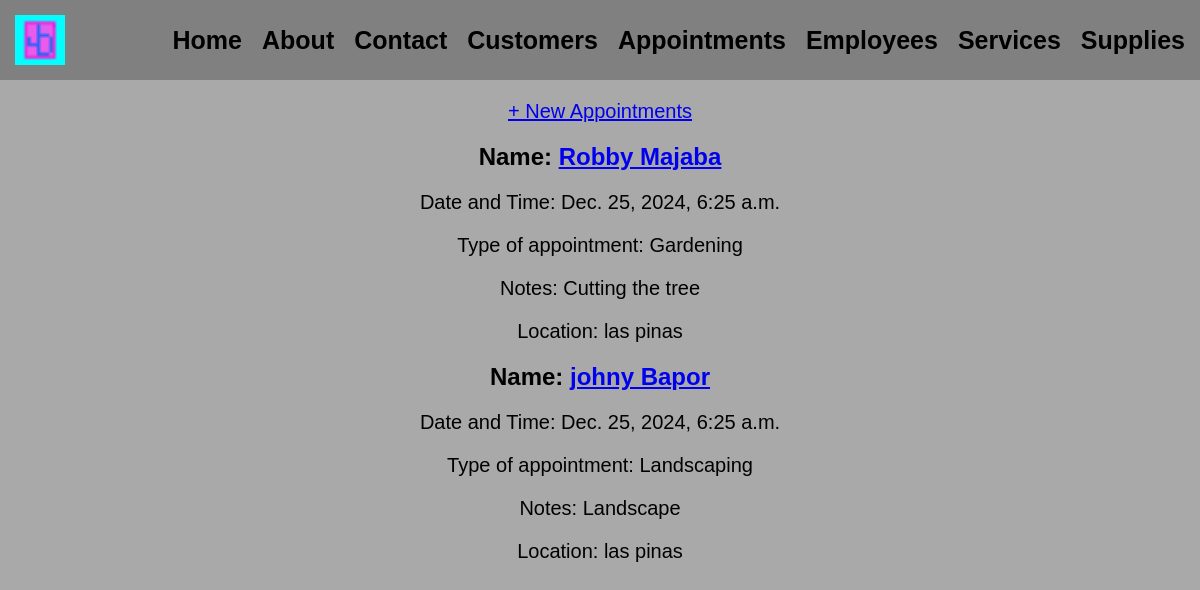
The app's page /appointment with its own data.
### app/models.py (models this page shows, shortened)
class Appointment(models.Model):
    customer = models.ForeignKey(Customer, on_delete=models.CASCADE, related_name="appointments")
    appointment_date = models.DateTimeField()
    appointment_type = models.CharField(max_length=100)
    notes = models.TextField(blank=True, null=True)
    location = models.CharField(max_length=255)

class Customer(models.Model):
    customer_id = models.AutoField(primary_key=True)
    Fname = models.CharField(max_length=15)
    Lname = models.CharField(max_length=15)
    gender = models.CharField(max_length=10)
    contacts = models.CharField(max_length=15)
    email_address = models.EmailField(max_length=255)
    def __str__(self):
        return f"{self.Fname} {self.Lname}"

### app/views.py (the view)
# urls.py: path('appointment', AppointmentListView.as_view(), name='appointment'),
class AppointmentListView(ListView):
    model = Appointment
    context_object_name = 'appointments'
    template_name = 'app/Appointments_lists.html'

### app/templates/app/Appointments_lists.html
{% extends 'app/base.html' %}
{% load static %}
{% block content %}
    <p><a href="{% url 'appointment_create' %}">+ New Appointments </a></p>
        {% for appointment in appointments %}
            <div class="appointment-entry">
                <h2>Name: <a href="{% url 'appointment_detail' appointment.pk %} ">{{ appointment.customer }}</a></h2>
                <p>Date and Time: {{ appointment.appointment_date }}</p>
                <p>Type of appointment: {{ appointment.appointment_type }}</p>
                <p>Notes: {{ appointment.notes }}</p>
                <p>Location: {{ appointment.location }}</p>
            </div>
        {% endfor %}
{% endblock content %}

### static/css/base.css (style rules this page uses)
body { font-family: Arial, sans-serif; margin: 0; padding: 0; background-color: darkgray; }
h2 { text-align:center; }
p { text-align: Center; font-size: 20px; }

### records on screen
Appointment: customer "Robby Majaba", appointment_date "Dec. 25, 2024, 6:25 a.m.", appointment_type "Gardening", notes "Cutting the tree", location "las pinas"
Appointment: customer "johny Bapor", appointment_date "Dec. 25, 2024, 6:25 a.m.", appointment_type "Landscaping", notes "Landscape", location "las pinas"
